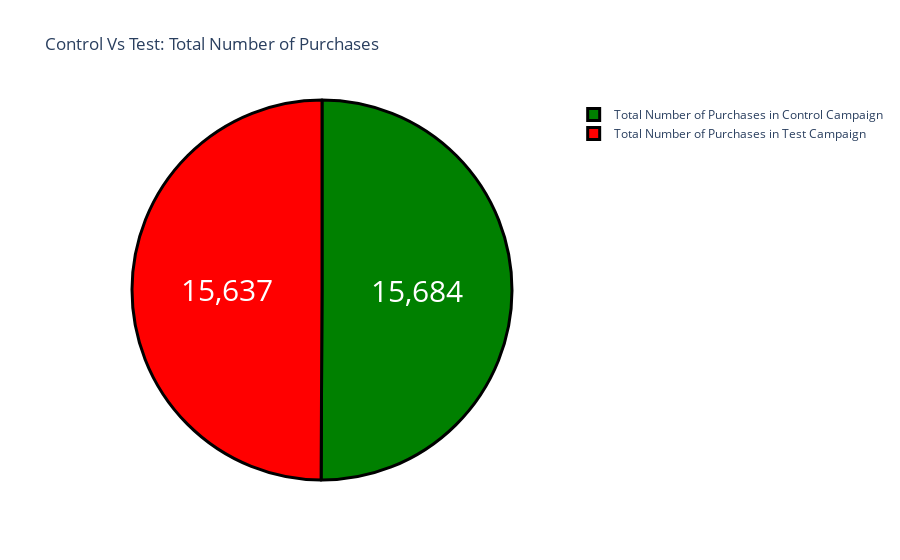

The notebook cell this image was saved under:
### Markdown cell above
Its clear that More Money was spent on the Test Campaign than the Control Campaign

### Code cell
label = ["Total Number of Purchases in Control Campaign", 
         "Total Number of Purchases in Test Campaign"]
counts = [round(sum(control["Purchases"]),0), sum(test["Purchases"])]
colors = ['Green','Red']
fig = go.Figure(data=[go.Pie(labels=label, values=counts)])
fig.update_layout(title_text='Control Vs Test: Total Number of Purchases')
fig.update_traces(hoverinfo='label+percent', textinfo='value', 
                  textfont_size=30,
                  marker=dict(colors=colors, 
                              line= dict(color="black", width=3)))

### Figure 1 — Plotly figure (JSON) as saved in the notebook; plotly's stock layout.template omitted (floating-point values rounded to 4 significant figures)
{"data": [{"hoverinfo": "label+percent", "labels": ["Total Number of Purchases in Control Campaign", "Total Number of Purchases in Test Campaign"], "marker": {"colors": ["Green", "Red"], "line": {"color": "black", "width": 3}}, "textfont": {"size": 30}, "textinfo": "value", "type": "pie", "values": [15684, 15637]}], "layout": {"title": {"text": "Control Vs Test: Total Number of Purchases"}}}
